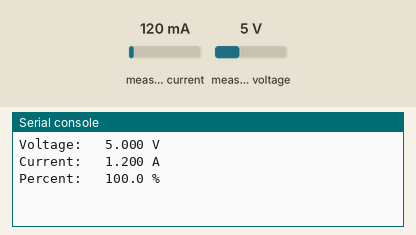
Simulated run of this program. Board: Raspberry Pi Pico running MicroPython. Shown: the last lines printed to the serial console. The inputs (shaded band) are chosen by the test bench; at power-on: measured current 120 mA, measured voltage 5 V.

Above: at 1.2 s.
1.3 s: measured current set to 1000 mA
At 3.1 s:
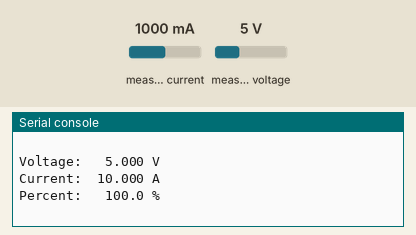
5.5 s: measured voltage set to 0.3 V
At 7.5 s:
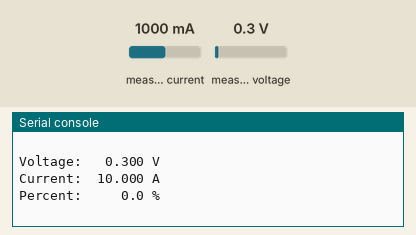
9.5 s: measured voltage set to 3.8 V
At 10.6 s:
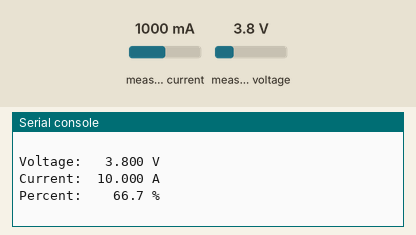
13.5 s: measured voltage set to 11.2 V
At 15.0 s:
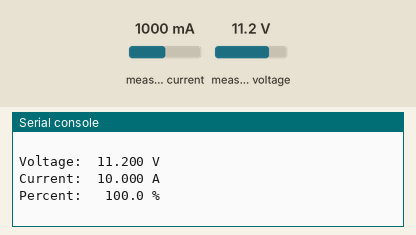
Timing chart, 0 to 16.5 s (numbered marks = the images above; inputs shaded):
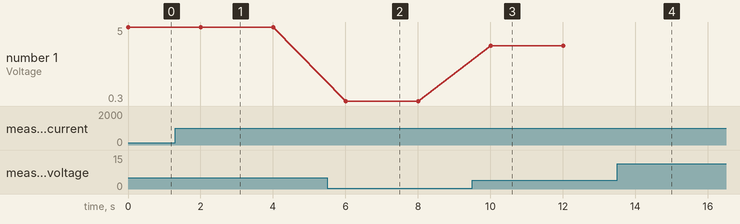

The program:

ups.py
```python
from machine import I2C
import time

# Config Register (R/W)
_REG_CONFIG                 = 0x00
# SHUNT VOLTAGE REGISTER (R)
_REG_SHUNTVOLTAGE           = 0x01

# BUS VOLTAGE REGISTER (R)
_REG_BUSVOLTAGE             = 0x02

# POWER REGISTER (R)
_REG_POWER                  = 0x03

# CURRENT REGISTER (R)
_REG_CURRENT                = 0x04

# CALIBRATION REGISTER (R/W)
_REG_CALIBRATION            = 0x05

class BusVoltageRange:
    """Constants for ``bus_voltage_range``"""
    RANGE_16V               = 0x00      # set bus voltage range to 16V
    RANGE_32V               = 0x01      # set bus voltage range to 32V (default)

class Gain:
    """Constants for ``gain``"""
    DIV_1_40MV              = 0x00      # shunt prog. gain set to  1, 40 mV range
    DIV_2_80MV              = 0x01      # shunt prog. gain set to /2, 80 mV range
    DIV_4_160MV             = 0x02      # shunt prog. gain set to /4, 160 mV range
    DIV_8_320MV             = 0x03      # shunt prog. gain set to /8, 320 mV range

class ADCResolution:
    """Constants for ``bus_adc_resolution`` or ``shunt_adc_resolution``"""
    ADCRES_9BIT_1S          = 0x00      #  9bit,   1 sample,     84us
    ADCRES_10BIT_1S         = 0x01      # 10bit,   1 sample,    148us
    ADCRES_11BIT_1S         = 0x02      # 11 bit,  1 sample,    276us
    ADCRES_12BIT_1S         = 0x03      # 12 bit,  1 sample,    532us
    ADCRES_12BIT_2S         = 0x09      # 12 bit,  2 samples,  1.06ms
    ADCRES_12BIT_4S         = 0x0A      # 12 bit,  4 samples,  2.13ms
    ADCRES_12BIT_8S         = 0x0B      # 12bit,   8 samples,  4.26ms
    ADCRES_12BIT_16S        = 0x0C      # 12bit,  16 samples,  8.51ms
    ADCRES_12BIT_32S        = 0x0D      # 12bit,  32 samples, 17.02ms
    ADCRES_12BIT_64S        = 0x0E      # 12bit,  64 samples, 34.05ms
    ADCRES_12BIT_128S       = 0x0F      # 12bit, 128 samples, 68.10ms

class Mode:
    """Constants for ``mode``"""
    POWERDOW                = 0x00      # power down
    SVOLT_TRIGGERED         = 0x01      # shunt voltage triggered
    BVOLT_TRIGGERED         = 0x02      # bus voltage triggered
    SANDBVOLT_TRIGGERED     = 0x03      # shunt and bus voltage triggered
    ADCOFF                  = 0x04      # ADC off
    SVOLT_CONTINUOUS        = 0x05      # shunt voltage continuous
    BVOLT_CONTINUOUS        = 0x06      # bus voltage continuous
    SANDBVOLT_CONTINUOUS    = 0x07      # shunt and bus voltage continuous

class INA219:
    def __init__(self, i2c_bus=1, addr=0x40):
        self.i2c = I2C(i2c_bus);
        self.addr = addr

        # Set chip to known config values to start
        self._cal_value = 0
        self._current_lsb = 0
        self._power_lsb = 0
        self.set_calibration_32V_2A()

    def read(self,address):
        data = self.i2c.readfrom_mem(self.addr, address, 2)
        return ((data[0] * 256 ) + data[1])

    def write(self,address,data):
        temp = [0,0]
        temp[1] = data & 0xFF
        temp[0] =(data & 0xFF00) >> 8
        self.i2c.writeto_mem(self.addr,address,bytes(temp))

    def set_calibration_32V_2A(self):
        """Configures to INA219 to be able to measure up to 32V and 2A of current. Counter
           overflow occurs at 3.2A.
           ..note :: These calculations assume a 0.1 shunt ohm resistor is present
        """
        # By default we use a pretty huge range for the input voltage,
        # which probably isn't the most appropriate choice for system
        # that don't use a lot of power.  But all of the calculations
        # are shown below if you want to change the settings.  You will
        # also need to change any relevant register settings, such as
        # setting the VBUS_MAX to 16V instead of 32V, etc.

        # VBUS_MAX = 32V             (Assumes 32V, can also be set to 16V)
        # VSHUNT_MAX = 0.32          (Assumes Gain 8, 320mV, can also be 0.16, 0.08, 0.04)
        # RSHUNT = 0.1               (Resistor value in ohms)

        # 1. Determine max possible current
        # MaxPossible_I = VSHUNT_MAX / RSHUNT
        # MaxPossible_I = 3.2A

        # 2. Determine max expected current
        # MaxExpected_I = 2.0A

        # 3. Calculate possible range of LSBs (Min = 15-bit, Max = 12-bit)
        # MinimumLSB = MaxExpected_I/32767
        # MinimumLSB = 0.000061              (61uA per bit)
        # MaximumLSB = MaxExpected_I/4096
        # MaximumLSB = 0,000488              (488uA per bit)

        # 4. Choose an LSB between the min and max values
        #    (Preferrably a roundish number close to MinLSB)
        # CurrentLSB = 0.0001 (100uA per bit)
        self._current_lsb = 1  # Current LSB = 100uA per bit

        # 5. Compute the calibration register
        # Cal = trunc (0.04096 / (Current_LSB * RSHUNT))
        # Cal = 4096 (0x1000)

        self._cal_value = 4096

        # 6. Calculate the power LSB
        # PowerLSB = 20 * CurrentLSB
        # PowerLSB = 0.002 (2mW per bit)
        self._power_lsb = .002  # Power LSB = 2mW per bit

        # 7. Compute the maximum current and shunt voltage values before overflow
        #
        # Max_Current = Current_LSB * 32767
        # Max_Current = 3.2767A before overflow
        #
        # If Max_Current > Max_Possible_I then
        #    Max_Current_Before_Overflow = MaxPossible_I
        # Else
        #    Max_Current_Before_Overflow = Max_Current
        # End If
        #
        # Max_ShuntVoltage = Max_Current_Before_Overflow * RSHUNT
        # Max_ShuntVoltage = 0.32V
        #
        # If Max_ShuntVoltage >= VSHUNT_MAX
        #    Max_ShuntVoltage_Before_Overflow = VSHUNT_MAX
        # Else
        #    Max_ShuntVoltage_Before_Overflow = Max_ShuntVoltage
        # End If

        # 8. Compute the Maximum Power
        # MaximumPower = Max_Current_Before_Overflow * VBUS_MAX
        # MaximumPower = 3.2 * 32V
        # MaximumPower = 102.4W

        # Set Calibration register to 'Cal' calculated above
        self.write(_REG_CALIBRATION,self._cal_value)

        # Set Config register to take into account the settings above
        self.bus_voltage_range = BusVoltageRange.RANGE_32V
        self.gain = Gain.DIV_8_320MV
        self.bus_adc_resolution = ADCResolution.ADCRES_12BIT_32S
        self.shunt_adc_resolution = ADCResolution.ADCRES_12BIT_32S
        self.mode = Mode.SANDBVOLT_CONTINUOUS
        self.config = self.bus_voltage_range << 13 | \
                      self.gain << 11 | \
                      self.bus_adc_resolution << 7 | \
                      self.shunt_adc_resolution << 3 | \
                      self.mode
        self.write(_REG_CONFIG,self.config)

    def getShuntVoltage_mV(self):
        value = self.read(_REG_SHUNTVOLTAGE)
        if value > 32767:
            value -= 65535
        return value * 0.01

    def getBusVoltage_V(self):
        self.read(_REG_BUSVOLTAGE)
        return (self.read(_REG_BUSVOLTAGE) >> 3) * 0.004

    def getCurrent_mA(self):
        value = self.read(_REG_CURRENT)
        if value > 32767:
            value -= 65535
        return value * self._current_lsb

if __name__=='__main__':

    # Create an ADS1115 ADC (16-bit) instance.
    ina219 = INA219(addr=0x43)
    while True:
        bus_voltage = ina219.getBusVoltage_V()             # voltage on V- (load side)
        current = ina219.getCurrent_mA()                   # current in mA
        P = (bus_voltage -3)/1.2*100
        if(P<0):P=0
        elif(P>100):P=100

        # INA219 measure bus voltage on the load side. So PSU voltage = bus_voltage + shunt_voltage
        print("Voltage:  {:6.3f} V".format(bus_voltage))
        print("Current:  {:6.3f} A".format(current/1000))
        print("Percent:  {:6.1f} %".format(P))
        print("")

        time.sleep(2)
```

Measured:
- after the input at 1.3 s, the serial console: prints a new line after 0.70 s (image 1)
- after the input at 5.5 s, the serial console: prints a new line after 0.51 s (image 2)
- after the input at 9.5 s, the serial console: prints a new line after 0.51 s (image 3)
- after the input at 13.5 s, the serial console: prints a new line after 0.51 s (image 4)
- plotted number 1: 5 → 0.3 after the input at 5.5 s, 0.3 → 3.8 after the input at 9.5 s
